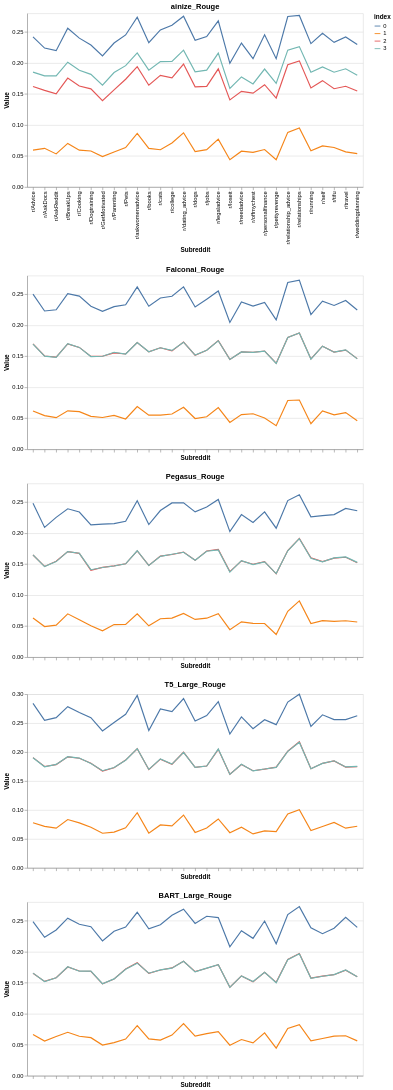

Here is the notebook cell this chart was saved with:
### Code cell
# the line charts for the three models for the ROUGE score
one = (
    alt.Chart(df_ainize_rouge, title='ainize_Rouge')
    .mark_line()
    .encode(
        x='Subreddit:N',
        y='Value:Q',
        color='index:N'
    )
)
two = (
    alt.Chart(df_falconsai_rouge, title='Falconai_Rouge')
    .mark_line()
    .encode(
        alt.X('Subreddit:N').axis(labels=False),
        y='Value:Q',
        color='index:N'
    )
)
three = (
    alt.Chart(df_pegasus_rouge, title='Pegasus_Rouge')
    .mark_line()
    .encode(
        alt.X('Subreddit:N').axis(labels=False),
        y='Value:Q',
        color='index:N'
    )
)
four = (
    alt.Chart(df_google_t5_rouge, title='T5_Large_Rouge')
    .mark_line()
    .encode(
        alt.X('Subreddit:N').axis(labels=False),
        y='Value:Q',
        color='index:N'
    )
)
five = (
    alt.Chart(df_facebook_bart_rouge, title='BART_Large_Rouge')
    .mark_line()
    .encode(
        alt.X('Subreddit:N').axis(labels=False),
        y='Value:Q',
        color='index:N'
    )
)

(one & two & three & four & five).properties(width=800).interactive()
(one & two & three & four & five).display()
